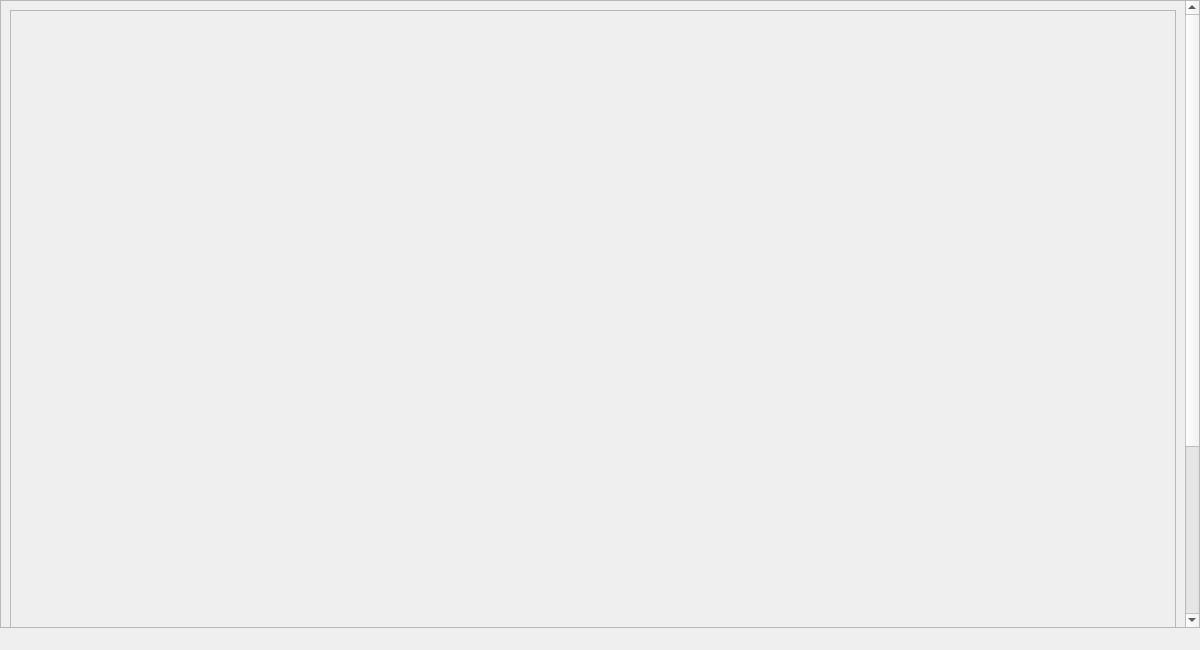
<?xml version="1.0" encoding="UTF-8"?>
<ui version="4.0">
 <class>MainStart</class>
 <widget class="QDialog" name="MainStart">
  <property name="geometry">
   <rect>
    <x>0</x>
    <y>0</y>
    <width>1200</width>
    <height>650</height>
   </rect>
  </property>
  <property name="windowTitle">
   <string>Dialog</string>
  </property>
  <widget class="QScrollArea" name="scrollArea">
   <property name="geometry">
    <rect>
     <x>0</x>
     <y>0</y>
     <width>1200</width>
     <height>628</height>
    </rect>
   </property>
   <property name="styleSheet">
    <string notr="true"/>
   </property>
   <property name="widgetResizable">
    <bool>true</bool>
   </property>
   <widget class="QWidget" name="scrollAreaWidgetContents">
    <property name="geometry">
     <rect>
      <x>0</x>
      <y>0</y>
      <width>1188</width>
      <height>862</height>
     </rect>
    </property>
    <layout class="QHBoxLayout" name="horizontalLayout">
     <item>
      <widget class="QFrame" name="frame">
       <property name="minimumSize">
        <size>
         <width>0</width>
         <height>850</height>
        </size>
       </property>
       <property name="styleSheet">
        <string notr="true"/>
       </property>
       <property name="frameShape">
        <enum>QFrame::StyledPanel</enum>
       </property>
       <property name="frameShadow">
        <enum>QFrame::Raised</enum>
       </property>
       <widget class="QLabel" name="label">
        <property name="geometry">
         <rect>
          <x>0</x>
          <y>0</y>
          <width>1200</width>
          <height>850</height>
         </rect>
        </property>
        <property name="text">
         <string/>
        </property>
       </widget>
       <widget class="QPushButton" name="EffectsButtonPage2_2">
        <property name="geometry">
         <rect>
          <x>490</x>
          <y>60</y>
          <width>81</width>
          <height>50</height>
         </rect>
        </property>
        <property name="text">
         <string/>
        </property>
        <property name="flat">
         <bool>true</bool>
        </property>
       </widget>
       <widget class="QPushButton" name="ExitButton_2">
        <property name="geometry">
         <rect>
          <x>1064</x>
          <y>60</y>
          <width>61</width>
          <height>50</height>
         </rect>
        </property>
        <property name="text">
         <string/>
        </property>
        <property name="flat">
         <bool>true</bool>
        </property>
       </widget>
       <widget class="QPushButton" name="AboutUsButtonPage2_2">
        <property name="geometry">
         <rect>
          <x>701</x>
          <y>60</y>
          <width>81</width>
          <height>50</height>
         </rect>
        </property>
        <property name="text">
         <string/>
        </property>
        <property name="flat">
         <bool>true</bool>
        </property>
       </widget>
       <widget class="QPushButton" name="BackButton_3">
        <property name="geometry">
         <rect>
          <x>74</x>
          <y>54</y>
          <width>201</width>
          <height>61</height>
         </rect>
        </property>
        <property name="text">
         <string/>
        </property>
        <property name="flat">
         <bool>true</bool>
        </property>
       </widget>
       <widget class="QPushButton" name="Camera_button">
        <property name="geometry">
         <rect>
          <x>1123</x>
          <y>256</y>
          <width>61</width>
          <height>50</height>
         </rect>
        </property>
        <property name="text">
         <string/>
        </property>
        <property name="flat">
         <bool>true</bool>
        </property>
       </widget>
       <widget class="QPushButton" name="upload_image">
        <property name="geometry">
         <rect>
          <x>1086</x>
          <y>356</y>
          <width>91</width>
          <height>81</height>
         </rect>
        </property>
        <property name="text">
         <string/>
        </property>
        <property name="flat">
         <bool>true</bool>
        </property>
       </widget>
       <widget class="QPushButton" name="SaveButton">
        <property name="geometry">
         <rect>
          <x>1120</x>
          <y>485</y>
          <width>61</width>
          <height>50</height>
         </rect>
        </property>
        <property name="text">
         <string/>
        </property>
        <property name="flat">
         <bool>true</bool>
        </property>
       </widget>
       <widget class="QLabel" name="label_pic">
        <property name="geometry">
         <rect>
          <x>294</x>
          <y>190</y>
          <width>308</width>
          <height>351</height>
         </rect>
        </property>
        <property name="frameShape">
         <enum>QFrame::NoFrame</enum>
        </property>
        <property name="text">
         <string/>
        </property>
       </widget>
       <widget class="QPushButton" name="filter_1">
        <property name="geometry">
         <rect>
          <x>83</x>
          <y>670</y>
          <width>60</width>
          <height>48</height>
         </rect>
        </property>
        <property name="text">
         <string/>
        </property>
        <property name="flat">
         <bool>true</bool>
        </property>
       </widget>
       <widget class="QPushButton" name="filter_2">
        <property name="geometry">
         <rect>
          <x>161</x>
          <y>672</y>
          <width>60</width>
          <height>48</height>
         </rect>
        </property>
        <property name="text">
         <string/>
        </property>
        <property name="flat">
         <bool>true</bool>
        </property>
       </widget>
       <widget class="QPushButton" name="filter_4">
        <property name="geometry">
         <rect>
          <x>315</x>
          <y>672</y>
          <width>60</width>
          <height>48</height>
         </rect>
        </property>
        <property name="text">
         <string/>
        </property>
        <property name="flat">
         <bool>true</bool>
        </property>
       </widget>
       <widget class="QPushButton" name="filter_3">
        <property name="geometry">
         <rect>
          <x>238</x>
          <y>672</y>
          <width>60</width>
          <height>48</height>
         </rect>
        </property>
        <property name="text">
         <string/>
        </property>
        <property name="flat">
         <bool>true</bool>
        </property>
       </widget>
       <widget class="QPushButton" name="filter_5">
        <property name="geometry">
         <rect>
          <x>393</x>
          <y>674</y>
          <width>60</width>
          <height>48</height>
         </rect>
        </property>
        <property name="text">
         <string/>
        </property>
        <property name="flat">
         <bool>true</bool>
        </property>
       </widget>
       <widget class="QPushButton" name="filter_6">
        <property name="geometry">
         <rect>
          <x>470</x>
          <y>674</y>
          <width>60</width>
          <height>48</height>
         </rect>
        </property>
        <property name="text">
         <string/>
        </property>
        <property name="flat">
         <bool>true</bool>
        </property>
       </widget>
       <widget class="QPushButton" name="filter_9">
        <property name="geometry">
         <rect>
          <x>846</x>
          <y>672</y>
          <width>60</width>
          <height>48</height>
         </rect>
        </property>
        <property name="text">
         <string/>
        </property>
        <property name="flat">
         <bool>true</bool>
        </property>
       </widget>
       <widget class="QPushButton" name="filter_8">
        <property name="geometry">
         <rect>
          <x>769</x>
          <y>672</y>
          <width>60</width>
          <height>48</height>
         </rect>
        </property>
        <property name="text">
         <string/>
        </property>
        <property name="flat">
         <bool>true</bool>
        </property>
       </widget>
       <widget class="QPushButton" name="filter_11">
        <property name="geometry">
         <rect>
          <x>1001</x>
          <y>674</y>
          <width>60</width>
          <height>48</height>
         </rect>
        </property>
        <property name="text">
         <string/>
        </property>
        <property name="flat">
         <bool>true</bool>
        </property>
       </widget>
       <widget class="QPushButton" name="filter_7">
        <property name="geometry">
         <rect>
          <x>691</x>
          <y>670</y>
          <width>60</width>
          <height>48</height>
         </rect>
        </property>
        <property name="text">
         <string/>
        </property>
        <property name="flat">
         <bool>true</bool>
        </property>
       </widget>
       <widget class="QPushButton" name="filter_12">
        <property name="geometry">
         <rect>
          <x>1078</x>
          <y>674</y>
          <width>60</width>
          <height>48</height>
         </rect>
        </property>
        <property name="text">
         <string/>
        </property>
        <property name="flat">
         <bool>true</bool>
        </property>
       </widget>
       <widget class="QPushButton" name="filter_10">
        <property name="geometry">
         <rect>
          <x>923</x>
          <y>672</y>
          <width>60</width>
          <height>48</height>
         </rect>
        </property>
        <property name="text">
         <string/>
        </property>
        <property name="flat">
         <bool>true</bool>
        </property>
       </widget>
       <widget class="QPushButton" name="filter_19">
        <property name="geometry">
         <rect>
          <x>769</x>
          <y>762</y>
          <width>60</width>
          <height>48</height>
         </rect>
        </property>
        <property name="text">
         <string/>
        </property>
        <property name="flat">
         <bool>true</bool>
        </property>
       </widget>
       <widget class="QPushButton" name="filter_21">
        <property name="geometry">
         <rect>
          <x>923</x>
          <y>762</y>
          <width>60</width>
          <height>48</height>
         </rect>
        </property>
        <property name="text">
         <string/>
        </property>
        <property name="flat">
         <bool>true</bool>
        </property>
       </widget>
       <widget class="QPushButton" name="filter_18">
        <property name="geometry">
         <rect>
          <x>691</x>
          <y>760</y>
          <width>60</width>
          <height>48</height>
         </rect>
        </property>
        <property name="text">
         <string/>
        </property>
        <property name="flat">
         <bool>true</bool>
        </property>
       </widget>
       <widget class="QPushButton" name="filter_22">
        <property name="geometry">
         <rect>
          <x>1001</x>
          <y>763</y>
          <width>60</width>
          <height>48</height>
         </rect>
        </property>
        <property name="text">
         <string/>
        </property>
        <property name="flat">
         <bool>true</bool>
        </property>
       </widget>
       <widget class="QPushButton" name="filter_20">
        <property name="geometry">
         <rect>
          <x>846</x>
          <y>762</y>
          <width>60</width>
          <height>48</height>
         </rect>
        </property>
        <property name="text">
         <string/>
        </property>
        <property name="flat">
         <bool>true</bool>
        </property>
       </widget>
       <widget class="QPushButton" name="filter_14">
        <property name="geometry">
         <rect>
          <x>238</x>
          <y>760</y>
          <width>60</width>
          <height>48</height>
         </rect>
        </property>
        <property name="text">
         <string/>
        </property>
        <property name="flat">
         <bool>true</bool>
        </property>
       </widget>
       <widget class="QPushButton" name="filter_13">
        <property name="geometry">
         <rect>
          <x>161</x>
          <y>762</y>
          <width>60</width>
          <height>48</height>
         </rect>
        </property>
        <property name="text">
         <string/>
        </property>
        <property name="flat">
         <bool>true</bool>
        </property>
       </widget>
       <widget class="QPushButton" name="filter_16">
        <property name="geometry">
         <rect>
          <x>393</x>
          <y>762</y>
          <width>60</width>
          <height>48</height>
         </rect>
        </property>
        <property name="text">
         <string/>
        </property>
        <property name="flat">
         <bool>true</bool>
        </property>
       </widget>
       <widget class="QPushButton" name="filter_17">
        <property name="geometry">
         <rect>
          <x>470</x>
          <y>762</y>
          <width>60</width>
          <height>48</height>
         </rect>
        </property>
        <property name="text">
         <string/>
        </property>
        <property name="flat">
         <bool>true</bool>
        </property>
       </widget>
       <widget class="QPushButton" name="filter_15">
        <property name="geometry">
         <rect>
          <x>315</x>
          <y>760</y>
          <width>60</width>
          <height>48</height>
         </rect>
        </property>
        <property name="text">
         <string/>
        </property>
        <property name="flat">
         <bool>true</bool>
        </property>
       </widget>
       <widget class="QPushButton" name="Save_2">
        <property name="geometry">
         <rect>
          <x>564</x>
          <y>703</y>
          <width>98</width>
          <height>98</height>
         </rect>
        </property>
        <property name="text">
         <string/>
        </property>
        <property name="flat">
         <bool>true</bool>
        </property>
       </widget>
       <widget class="QPushButton" name="PhotoOkButton">
        <property name="geometry">
         <rect>
          <x>346</x>
          <y>560</y>
          <width>167</width>
          <height>24</height>
         </rect>
        </property>
        <property name="text">
         <string/>
        </property>
        <property name="flat">
         <bool>true</bool>
        </property>
       </widget>
       <widget class="QLabel" name="label_pic_2">
        <property name="geometry">
         <rect>
          <x>626</x>
          <y>190</y>
          <width>308</width>
          <height>351</height>
         </rect>
        </property>
        <property name="frameShape">
         <enum>QFrame::NoFrame</enum>
        </property>
        <property name="text">
         <string/>
        </property>
       </widget>
      </widget>
     </item>
    </layout>
   </widget>
  </widget>
 </widget>
 <resources/>
 <connections/>
</ui>
